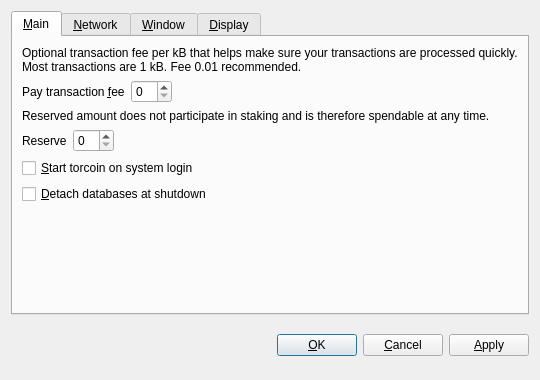
<?xml version="1.0" encoding="UTF-8"?>
<ui version="4.0">
 <class>OptionsDialog</class>
 <widget class="QDialog" name="OptionsDialog">
  <property name="geometry">
   <rect>
    <x>0</x>
    <y>0</y>
    <width>540</width>
    <height>380</height>
   </rect>
  </property>
  <property name="windowTitle">
   <string>Options</string>
  </property>
  <property name="modal">
   <bool>true</bool>
  </property>
  <layout class="QVBoxLayout" name="verticalLayout">
   <item>
    <widget class="QTabWidget" name="tabWidget">
     <property name="tabPosition">
      <enum>QTabWidget::North</enum>
     </property>
     <property name="currentIndex">
      <number>0</number>
     </property>
     <widget class="QWidget" name="tabMain">
      <attribute name="title">
       <string>&amp;Main</string>
      </attribute>
      <layout class="QVBoxLayout" name="verticalLayout_Main">
       <item>
        <widget class="QLabel" name="transactionFeeInfoLabel">
         <property name="text">
          <string>Optional transaction fee per kB that helps make sure your transactions are processed quickly. Most transactions are 1 kB. Fee 0.01 recommended.</string>
         </property>
         <property name="textFormat">
          <enum>Qt::PlainText</enum>
         </property>
         <property name="wordWrap">
          <bool>true</bool>
         </property>
        </widget>
       </item>
       <item>
        <layout class="QHBoxLayout" name="horizontalLayoutFee">
         <item>
          <widget class="QLabel" name="transactionFeeLabel">
           <property name="text">
            <string>Pay transaction &amp;fee</string>
           </property>
           <property name="textFormat">
            <enum>Qt::PlainText</enum>
           </property>
           <property name="buddy">
            <cstring>transactionFee</cstring>
           </property>
          </widget>
         </item>
         <item>
          <widget class="BitcoinAmountField" name="transactionFee"/>
         </item>
         <item>
          <spacer name="horizontalSpacerFee">
           <property name="orientation">
            <enum>Qt::Horizontal</enum>
           </property>
           <property name="sizeHint" stdset="0">
            <size>
             <width>40</width>
             <height>20</height>
            </size>
           </property>
          </spacer>
         </item>
        </layout>
       </item>
       <item>
        <widget class="QLabel" name="reserveBalanceInfoLabel">
         <property name="text">
          <string>Reserved amount does not participate in staking and is therefore spendable at any time.</string>
         </property>
         <property name="textFormat">
          <enum>Qt::PlainText</enum>
         </property>
         <property name="wordWrap">
          <bool>true</bool>
         </property>
        </widget>
       </item>
       <item>
        <layout class="QHBoxLayout" name="horizontalLayoutReserveBalance">
         <item>
          <widget class="QLabel" name="reserveBalanceLabel">
           <property name="text">
            <string>Reserve</string>
           </property>
           <property name="textFormat">
            <enum>Qt::PlainText</enum>
           </property>
           <property name="buddy">
            <cstring>reserveBalance</cstring>
           </property>
          </widget>
         </item>
         <item>
          <widget class="BitcoinAmountField" name="reserveBalance"/>
         </item>
         <item>
          <spacer name="horizontalSpacerReserveBalance">
           <property name="orientation">
            <enum>Qt::Horizontal</enum>
           </property>
           <property name="sizeHint" stdset="0">
            <size>
             <width>40</width>
             <height>20</height>
            </size>
           </property>
          </spacer>
         </item>
        </layout>
       </item>
       <item>
        <widget class="QCheckBox" name="bitcoinAtStartup">
         <property name="toolTip">
          <string>Automatically start torcoin after logging in to the system.</string>
         </property>
         <property name="text">
          <string>&amp;Start torcoin on system login</string>
         </property>
        </widget>
       </item>
       <item>
        <widget class="QCheckBox" name="detachDatabases">
         <property name="toolTip">
          <string>Detach block and address databases at shutdown. This means they can be moved to another data directory, but it slows down shutdown. The wallet is always detached.</string>
         </property>
         <property name="text">
          <string>&amp;Detach databases at shutdown</string>
         </property>
        </widget>
       </item>
       <item>
        <spacer name="verticalSpacer_Main">
         <property name="orientation">
          <enum>Qt::Vertical</enum>
         </property>
         <property name="sizeHint" stdset="0">
          <size>
           <width>20</width>
           <height>40</height>
          </size>
         </property>
        </spacer>
       </item>
      </layout>
     </widget>
     <widget class="QWidget" name="tabNetwork">
      <attribute name="title">
       <string>&amp;Network</string>
      </attribute>
      <layout class="QVBoxLayout" name="verticalLayout_Network">
       <item>
        <widget class="QCheckBox" name="mapPortUpnp">
         <property name="toolTip">
          <string>Automatically open the torcoin client port on the router. This only works when your router supports UPnP and it is enabled.</string>
         </property>
         <property name="text">
          <string>Map port using &amp;UPnP</string>
         </property>
        </widget>
       </item>
       <item>
        <widget class="QCheckBox" name="connectSocks">
         <property name="toolTip">
          <string>Connect to the torcoin network through a SOCKS proxy (e.g. when connecting through Tor).</string>
         </property>
         <property name="text">
          <string>&amp;Connect through SOCKS proxy:</string>
         </property>
        </widget>
       </item>
       <item>
        <layout class="QHBoxLayout" name="horizontalLayout_Network">
         <item>
          <widget class="QLabel" name="proxyIpLabel">
           <property name="text">
            <string>Proxy &amp;IP:</string>
           </property>
           <property name="textFormat">
            <enum>Qt::PlainText</enum>
           </property>
           <property name="buddy">
            <cstring>proxyIp</cstring>
           </property>
          </widget>
         </item>
         <item>
          <widget class="QValidatedLineEdit" name="proxyIp">
           <property name="maximumSize">
            <size>
             <width>140</width>
             <height>16777215</height>
            </size>
           </property>
           <property name="toolTip">
            <string>IP address of the proxy (e.g. 127.0.0.1)</string>
           </property>
          </widget>
         </item>
         <item>
          <widget class="QLabel" name="proxyPortLabel">
           <property name="text">
            <string>&amp;Port:</string>
           </property>
           <property name="textFormat">
            <enum>Qt::PlainText</enum>
           </property>
           <property name="buddy">
            <cstring>proxyPort</cstring>
           </property>
          </widget>
         </item>
         <item>
          <widget class="QLineEdit" name="proxyPort">
           <property name="maximumSize">
            <size>
             <width>55</width>
             <height>16777215</height>
            </size>
           </property>
           <property name="toolTip">
            <string>Port of the proxy (e.g. 9050)</string>
           </property>
          </widget>
         </item>
         <item>
          <widget class="QLabel" name="socksVersionLabel">
           <property name="text">
            <string>SOCKS &amp;Version:</string>
           </property>
           <property name="textFormat">
            <enum>Qt::PlainText</enum>
           </property>
           <property name="buddy">
            <cstring>socksVersion</cstring>
           </property>
          </widget>
         </item>
         <item>
          <widget class="QValueComboBox" name="socksVersion">
           <property name="toolTip">
            <string>SOCKS version of the proxy (e.g. 5)</string>
           </property>
          </widget>
         </item>
         <item>
          <spacer name="horizontalSpacer_Network">
           <property name="orientation">
            <enum>Qt::Horizontal</enum>
           </property>
           <property name="sizeHint" stdset="0">
            <size>
             <width>40</width>
             <height>20</height>
            </size>
           </property>
          </spacer>
         </item>
        </layout>
       </item>
       <item>
        <spacer name="verticalSpacer_Network">
         <property name="orientation">
          <enum>Qt::Vertical</enum>
         </property>
         <property name="sizeHint" stdset="0">
          <size>
           <width>20</width>
           <height>40</height>
          </size>
         </property>
        </spacer>
       </item>
      </layout>
     </widget>
     <widget class="QWidget" name="tabWindow">
      <attribute name="title">
       <string>&amp;Window</string>
      </attribute>
      <layout class="QVBoxLayout" name="verticalLayout_Window">
       <item>
        <widget class="QCheckBox" name="minimizeToTray">
         <property name="toolTip">
          <string>Show only a tray icon after minimizing the window.</string>
         </property>
         <property name="text">
          <string>&amp;Minimize to the tray instead of the taskbar</string>
         </property>
        </widget>
       </item>
       <item>
        <widget class="QCheckBox" name="minimizeOnClose">
         <property name="toolTip">
          <string>Minimize instead of exit the application when the window is closed. When this option is enabled, the application will be closed only after selecting Quit in the menu.</string>
         </property>
         <property name="text">
          <string>M&amp;inimize on close</string>
         </property>
        </widget>
       </item>
       <item>
        <spacer name="verticalSpacer_Window">
         <property name="orientation">
          <enum>Qt::Vertical</enum>
         </property>
         <property name="sizeHint" stdset="0">
          <size>
           <width>20</width>
           <height>40</height>
          </size>
         </property>
        </spacer>
       </item>
      </layout>
     </widget>
     <widget class="QWidget" name="tabDisplay">
      <attribute name="title">
       <string>&amp;Display</string>
      </attribute>
      <layout class="QVBoxLayout" name="verticalLayout_Display">
       <item>
        <layout class="QHBoxLayout" name="horizontalLayout_1_Display">
         <item>
          <widget class="QLabel" name="langLabel">
           <property name="text">
            <string>User Interface &amp;language:</string>
           </property>
           <property name="textFormat">
            <enum>Qt::PlainText</enum>
           </property>
           <property name="buddy">
            <cstring>lang</cstring>
           </property>
          </widget>
         </item>
         <item>
          <widget class="QValueComboBox" name="lang">
           <property name="toolTip">
            <string>The user interface language can be set here. This setting will take effect after restarting torcoin.</string>
           </property>
          </widget>
         </item>
        </layout>
       </item>
       <item>
        <layout class="QHBoxLayout" name="horizontalLayout_2_Display">
         <item>
          <widget class="QLabel" name="unitLabel">
           <property name="text">
            <string>&amp;Unit to show amounts in:</string>
           </property>
           <property name="textFormat">
            <enum>Qt::PlainText</enum>
           </property>
           <property name="buddy">
            <cstring>unit</cstring>
           </property>
          </widget>
         </item>
         <item>
          <widget class="QValueComboBox" name="unit">
           <property name="toolTip">
            <string>Choose the default subdivision unit to show in the interface and when sending coins.</string>
           </property>
          </widget>
         </item>
        </layout>
       </item>
       <item>
        <widget class="QCheckBox" name="displayAddresses">
         <property name="toolTip">
          <string>Whether to show torcoin addresses in the transaction list or not.</string>
         </property>
         <property name="text">
          <string>&amp;Display addresses in transaction list</string>
         </property>
        </widget>
       </item>
       <item>
        <widget class="QCheckBox" name="coinControlFeatures">
         <property name="toolTip">
          <string>Whether to show coin control features or not.</string>
         </property>
         <property name="text">
          <string>Display coin &amp;control features (experts only!)</string>
         </property>
        </widget>
       </item>
       <item>
        <spacer name="verticalSpacer_Display">
         <property name="orientation">
          <enum>Qt::Vertical</enum>
         </property>
         <property name="sizeHint" stdset="0">
          <size>
           <width>20</width>
           <height>40</height>
          </size>
         </property>
        </spacer>
       </item>
      </layout>
     </widget>
    </widget>
   </item>
   <item>
    <layout class="QHBoxLayout" name="horizontalLayout_Buttons">
     <item>
      <spacer name="horizontalSpacer_1">
       <property name="orientation">
        <enum>Qt::Horizontal</enum>
       </property>
       <property name="sizeHint" stdset="0">
        <size>
         <width>40</width>
         <height>48</height>
        </size>
       </property>
      </spacer>
     </item>
     <item>
      <widget class="QLabel" name="statusLabel">
       <property name="font">
        <font>
         <weight>75</weight>
         <bold>true</bold>
        </font>
       </property>
       <property name="text">
        <string/>
       </property>
       <property name="textFormat">
        <enum>Qt::PlainText</enum>
       </property>
       <property name="wordWrap">
        <bool>true</bool>
       </property>
      </widget>
     </item>
     <item>
      <spacer name="horizontalSpacer_2">
       <property name="orientation">
        <enum>Qt::Horizontal</enum>
       </property>
       <property name="sizeHint" stdset="0">
        <size>
         <width>40</width>
         <height>48</height>
        </size>
       </property>
      </spacer>
     </item>
     <item>
      <widget class="QPushButton" name="okButton">
       <property name="text">
        <string>&amp;OK</string>
       </property>
      </widget>
     </item>
     <item>
      <widget class="QPushButton" name="cancelButton">
       <property name="text">
        <string>&amp;Cancel</string>
       </property>
       <property name="autoDefault">
        <bool>false</bool>
       </property>
      </widget>
     </item>
     <item>
      <widget class="QPushButton" name="applyButton">
       <property name="text">
        <string>&amp;Apply</string>
       </property>
       <property name="autoDefault">
        <bool>false</bool>
       </property>
      </widget>
     </item>
    </layout>
   </item>
  </layout>
 </widget>
 <customwidgets>
  <customwidget>
   <class>BitcoinAmountField</class>
   <extends>QSpinBox</extends>
   <header>bitcoinamountfield.h</header>
  </customwidget>
  <customwidget>
   <class>QValueComboBox</class>
   <extends>QComboBox</extends>
   <header>qvaluecombobox.h</header>
  </customwidget>
  <customwidget>
   <class>QValidatedLineEdit</class>
   <extends>QLineEdit</extends>
   <header>qvalidatedlineedit.h</header>
  </customwidget>
 </customwidgets>
 <resources/>
 <connections/>
</ui>
